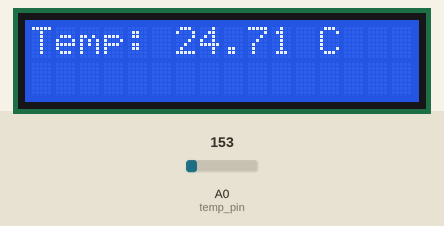
The sketch below on a simulated Arduino Uno, built with avr-gcc and run on an emulated ATmega328P. Shown: 16×2 character LCD. The test bench sets the inputs (shaded band); at power-on: A0 (temp_pin) = 153.

Above: at 1.2 s.
1.3 s: A0 (temp_pin) set to 165
At 2.8 s:
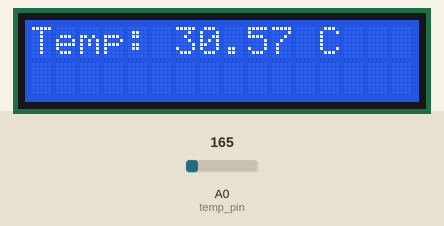
5.8 s: A0 (temp_pin) set to 175
At 7.1 s:
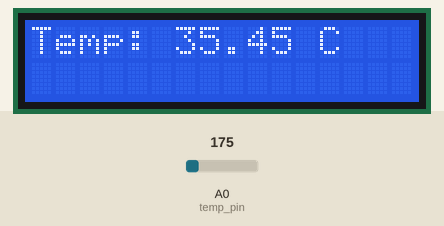
8.8 s: A0 (temp_pin) set to 191
At 10.4 s:
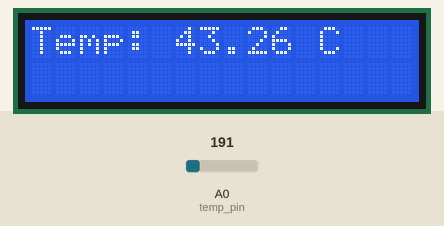
Timing chart, 0 to 11.9 s (numbered marks = the images above; inputs shaded):
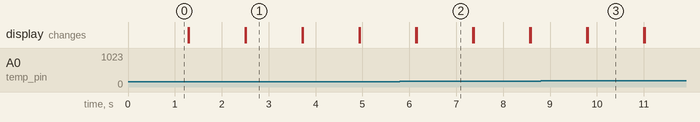

The sketch:

sketch_show_temp_on_lcd.ino
```cpp
#include <LiquidCrystal_I2C.h>

constexpr int temp_pin = A0;

LiquidCrystal_I2C lcd(0x38, 16, 2);

float readTemp(){
  int tmpADC = analogRead(temp_pin);
  float tempVolts = (tmpADC * 5.0) / 1024.0;
  float tempData = (tempVolts - 0.5) * 100;
  return tempData;
}

void setup() {
  lcd.init();
  lcd.backlight();
  lcd.setCursor(0,0);
}

void loop() {
  float temp = readTemp();
  lcd.print("Temp: ");
  lcd.print(temp);
  lcd.print(" C");
  delay(1200);
  lcd.clear();
}
```

Measured:
- after the input at 1.3 s, the display: first differs from a run without the input after 1.2 s (image 1)
- after the input at 5.8 s, the display: first differs from a run without the input after 0.35 s (image 2)
- after the input at 8.8 s, the display: first differs from a run without the input after 1.0 s (image 3)
- what the display in image 1 shows lasts 1.2 s, from 2.5 s to 3.7 s
